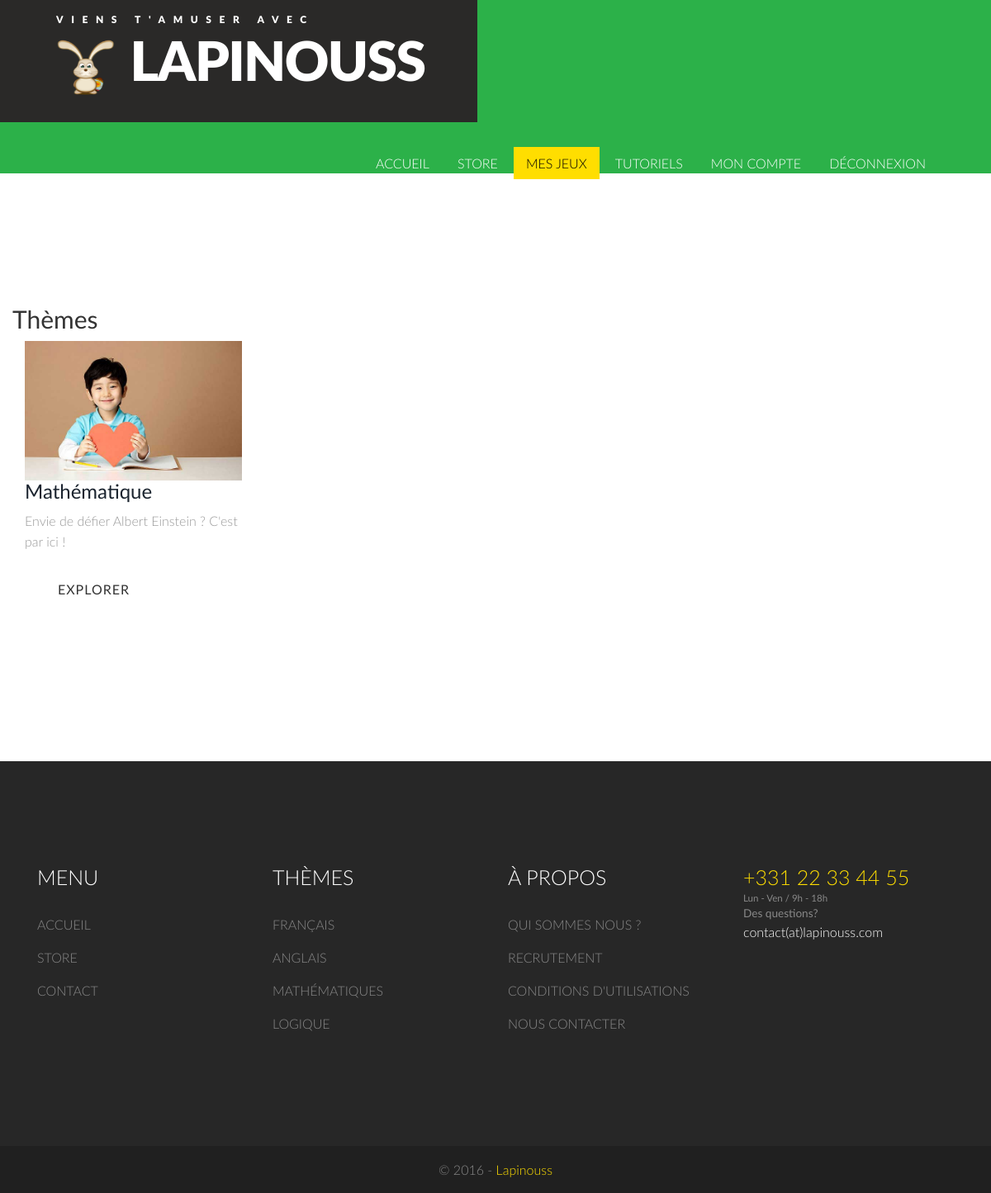
/game (signed in), run on the app's committed database.
### tables this page shows
CREATE TABLE IF NOT EXISTS `game_type` (
  `id_game_type` INT(11) NOT NULL AUTO_INCREMENT,
  `name` VARCHAR(50) NULL DEFAULT NULL,
  `description` VARCHAR(300) NOT NULL,
  PRIMARY KEY (`id_game_type`));

### controllers/game_controller.php (called while the page is built, shortened)
<?php
    require_once 'repositories/game_type_repository.php';
    class GameController {
        private $gameTypeRepository;
        public function __construct() {
            $this->gameTypeRepository = new GameTypeRepository();
        }
        public function index() {
            if ($_SESSION['user'] instanceof ChildAccount) {
                $game_types = $this->gameTypeRepository->findAllByChild($_SESSION['user']);
            }
            else {
                $game_types = $this->gameTypeRepository->findAllByParent($_SESSION['user']);
            }
            require_once 'views/pages/game/index.php';
        }
    }

### repositories/database_layer.php (called while the page is built, shortened)
<?php
    class DatabaseLayer {
        private static $_db = null;
        private function __construct() {
            try {
                self::$_db = new PDO(
                    'mysql:host=' . DB_HOST . ';dbname=' . DB_NAME,
                    DB_USER,
                    DB_PASS,
                    array(PDO::ATTR_PERSISTENT => true)
                );
            }
            catch (PDOException $e) {
                echo $e->getMessage();
            }
        }
        public static function getInstance() {
            return self::$_db;
        }
    }

### repositories/base_repository.php (called while the page is built, shortened)
<?php
    require_once 'database_layer.php';
    abstract class BaseRepository {
        protected function __construct() {
            $this->db = DatabaseLayer::getInstance();
        }
    }

### repositories/game_type_repository.php (called while the page is built, shortened)
<?php
    require_once 'base_repository.php';
    class GameTypeRepository extends BaseRepository {
        public function findAllByParent(Account $account) {
            $game_types = $this->db->prepare(GameTypeQueries::FIND_ALL_BY_PARENT);
            $game_types->bindParam(':id_account', $account->id_account, PDO::PARAM_INT);
            if (!$game_types || ($game_types instanceof PDOException) || !$game_types->execute())
                return null;
            $game_types = $game_types->fetchAll(PDO::FETCH_CLASS, 'GameType');
            return $game_types;
        }
    }

### views/pages/game/index.php (the view, shortened to what this page needs)
<div class="grid_4">
	<div class="container-fluid">
		<h2>Th&egrave;mes</h2>
		<?php
		if ($game_types != null)
			foreach ($game_types as $game_type) {
				?>
				<div class="col-sm-3">
					<div class="view view-first">
						<img src="resources/images/tiles/tutorial/<?php echo $game_type->id_game_type; ?>.jpg" class="img-responsive" alt=""/>
					</div>
					<h3><a href="<? echo action('game', 'store', 'type', $game_type->id_game_type); ?>" id="<?php echo $game_type->id_game_type;?>"><?php echo $game_type->name; ?></a></h3>
					<p class="service_desc"><?php echo $game_type->description; ?><br /></p>
					<div class="row">
						<div class="col-sm-6"><a href="<?php echo action('game', 'theme', $game_type->id_game_type); ?>" class="btn1">Explorer</a></div>
					</div>
				</div>
				<?php
			}
		?>
	</div>
</div>

### styles/main.css (style rules this page uses)
h4, h5, h6, h1, h2, h3 { margin-top: 0; }
p { margin: 0; }
html, body { font-family: 'Lato', sans-serif; font-size: 100%; background:#fff; }
body a { transition:0.5s all; -webkit-transition:0.5s all; -moz-transition:0.5s all; -o-transition:0.5s all; -ms-transition:0.5s all; }
.view { overflow: hidden; position: relative; text-align: center; cursor: default; }
.view img { display: block; position: relative; }
.view-first img { -webkit-transition: all 0.2s linear; -moz-transition: all 0.2s linear; -o-transition: all 0.2s linear; -ms-transition: all 0.2s linear; transition: all 0.2s linear; }
.grid_4 { padding:8em 0; }
p.service_desc { color:#999; font: 300 16px/25px Lato, sans-serif; }
.btn1 { border: none; font-family: inherit; font-size: inherit; color: inherit; background: none; cursor: pointer; padding: 20px 40px; display: inline-block; margin: 15px 0 0; text-transform: uppercase; letter-spacing: 1px; outline: none; position: relative; -webkit-transition: all 0.3s; -moz-transition: all 0.3s; transition: all 0.3s; text-align: center; width: 50%; }
.btn1:after { content: ''; position: absolute; z-index: -1; -webkit-transition: all 0.3s; -moz-transition: all 0.3s; transition: all 0.3s; }

### data on the page
game_type: name "Mathématique", description "Envie de défier Albert Einstein ? C'est par ici !"
